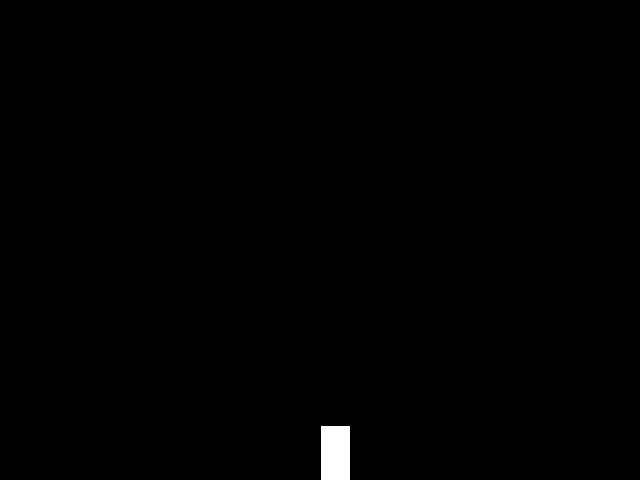
Frame 1 (no input)
Frame 60 (the mouse pressed at the canvas centre just before this capture): identical to frame 1, image omitted
Frame 120 (the mouse held since frame 60 and released just before this capture): identical to frame 1, image omitted

The Processing sketch that drew this single still picture (run headless with seeded random() and noise(); from frame 60 on, the mouse is pressed at the canvas centre):

// Processing sketch: Lights_Out
// ── Lights_Out.pde
//global variables
Player player;

void setup(){
  size(640,480);
  player = new Player();
  
}

void draw(){
  background(0);
  // calling classes
  player.display();
  player.movement();
}

void keyPressed(){
  //checking if pressed key is true
  if(key == 'a'){
    player.aPressed = true;
  }
  else if(key == 'd'){
    player.dPressed = true;
  }
}

void keyReleased(){
  //checking if pressed key is false
  if(key == 'a'){
    player.aPressed = false;
  }
  else if(key == 'd'){
    player.dPressed = false;
  }
}

// ── Player.pde
class Player{
  // global variables
  float positionX;
  float positionY;
  float speed;
  boolean aPressed;
  boolean dPressed;
  
  Player(){
    aPressed = false;
    dPressed = false;
    positionX = width/2;
    positionY = height - 55;
    speed = 5;
  }
  //displaying player
  void display(){
    rect(positionX,positionY,30,55);
  }
  // player movement
  void movement(){
    if(aPressed){
      positionX = positionX - speed;
    }
    if(dPressed){
        positionX = positionX + speed;
    }   
  }
}
